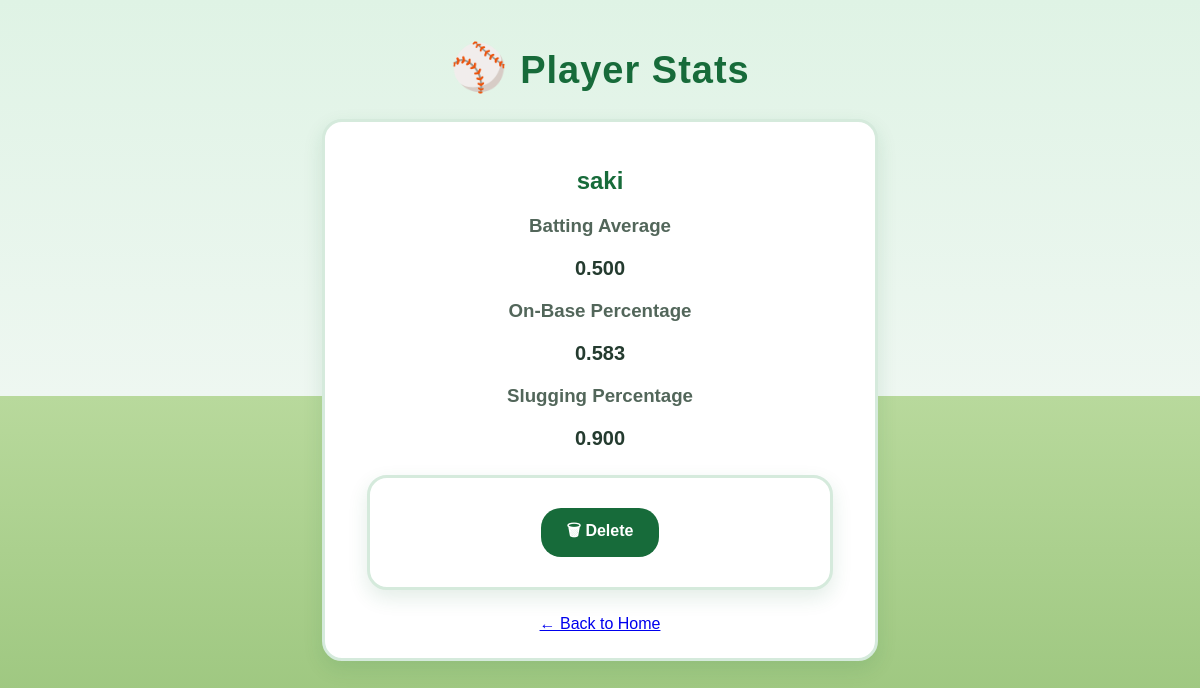
/player/14, run on the app's committed database.
### tables this page shows
CREATE TABLE players(
    id INTEGER PRIMARY KEY AUTOINCREMENT,
    player TEXT,
    average TEXT,
    obp TEXT,
    slg TEXT
    );

### app.py (the view)
@app.route("/player/<int:player_id>")
def player_detail(player_id):
    cursor.execute(
        "SELECT player, average, obp, slg FROM players WHERE id = ?",
        (player_id,)
    )
    player = cursor.fetchone()
    return render_template("player.html", player=player)

### templates/player.html (shortened to what this page needs)
<!DOCTYPE html>
<html lang="en">
<head>
    <link rel="stylesheet" href="{{ url_for('static', filename='style.css') }}">
</head>
<body>
    <h1>⚾ Player Stats</h1>
    <div class="result-card">
        <h2>{{ player[0] }}</h2>
        <h3>Batting Average</h3>
        <p>{{ player[1] }}</p>
        <h3>On-Base Percentage</h3>
        <p>{{ player[2] }}</p>
        <h3>Slugging Percentage</h3>
        <p>{{ player[3] }}</p>
        <form action="/player/{{ request.view_args.player_id }}/delete" method="POST">
            <button type="submit">🗑 Delete</button>
        </form>
        <a href="/">← Back to Home</a>
    </div>
</body>
</html>

### static/style.css (style rules this page uses)
body { font-family: Arial, sans-serif; background: linear-gradient( to bottom, #dff3e5 0%, #eef7f1 45%, #b8d99c 45%, #8fbd70 100% ); text-align: center; margin:40px; color: #243b2f; min-height: 100vh; }
h1 { color: #176b3a; font-size: 38px; margin-bottom: 8px; letter-spacing: 1px; }
h1::first-letter { font-size: 46px; }
form { background-color: white; max-width: 400px; margin: 25px auto; padding: 30px; border-radius: 20px; border: 3px solid #d5eadc; box-shadow: 0 8px 20px rgba(23, 107, 58, 0.12); }
button { padding: 11px 26px; font-size: 16px; font-weight: bold; color: white; background-color: #176b3a; border: none; border-radius: 20px; cursor: pointer; transition: 0.3s; }
.result-card { background-color: white; max-width: 500px; margin: 25px auto; padding: 25px; border-radius: 20px; border: 3px solid #d5eadc; box-shadow: 0 8px 20px rgba(23, 107, 58, 0.12); }
.result-card h2 { color: #176b3a; margin-bottom: 20px; }
.result-card h3 { color: #52665a; margin-bottom: 5px; }
.result-card h3 ::before { content: "⚾ "; }
.result-card p { font-size: 20px; font-weight: bold; color: #243b2f; }

### data on the page
players: player "saki", average "0.500", obp "0.583", slg "0.900"
